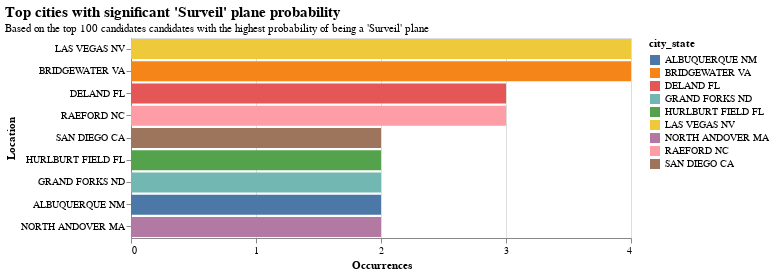

Notebook source saved alongside this figure:
### Code cell
c5 = cities.groupby("city_state").filter(lambda x: len(x) >= 2)

alt.Chart(c5).mark_bar().encode(
    alt.Y("city_state:N", title="Location", sort="-x"),
    alt.X("count(city_state)",axis=alt.Axis(tickMinStep=1),title="Occurrences"), color="city_state",).properties(title = {
        "text":  "Top cities with significant 'Surveil' plane probability",
        "subtitle": "Based on the top 100 candidates candidates with the highest probability of being a 'Surveil' plane"
        }).configure_title(
      fontSize = 15, 
      anchor = "start", 
      subtitleFontSize = 11).properties(width=500,height=200)

### Figure 1 — Vega-Lite specification as saved in the notebook (floating-point values rounded to 4 significant figures)
{"config": {"view": {"continuousWidth": 400, "continuousHeight": 300}, "title": {"anchor": "start", "fontSize": 15, "subtitleFontSize": 11}}, "data": {"name": "data-991ac1192a530d9bc201ac3b97a0481d"}, "mark": "bar", "encoding": {"color": {"type": "nominal", "field": "city_state"}, "x": {"type": "nominal", "aggregate": "count", "axis": {"tickMinStep": 1}, "field": "city_state", "title": "Occurrences"}, "y": {"type": "nominal", "field": "city_state", "sort": "-x", "title": "Location"}}, "height": 200, "title": {"text": "Top cities with significant 'Surveil' plane probability", "subtitle": "Based on the top 100 candidates candidates with the highest probability of being a 'Surveil' plane"}, "width": 500, "$schema": "https://vega.github.io/schema/vega-lite/v4.8.1.json", "datasets": {"data-991ac1192a530d9bc201ac3b97a0481d": [{"reg": "N3950M", "name": "SCIFLY LLC", "CITY": "SAN DIEGO", "STATE": "CA", "adshex": "A497C0", "observations": 10250.0, "predicted_type": "surveil", "proabibility_of_spy_plane": 0.968, "proabibility_of_other_plane": 0.032, "city_state": "SAN DIEGO CA"}, {"reg": "N723AR", "name": "TWIN OTTER INTERNATIONAL LTD", "CITY": "LAS VEGAS", "STATE": "NV", "adshex": "A9AEC1", "observations": 4547.0, "predicted_type": "surveil", "proabibility_of_spy_plane": 0.821, "proabibility_of_other_plane": 0.179, "city_state": "LAS VEGAS NV"}, {"reg": "N80R", "name": "DYNAMIC AVLEASE INC", "CITY": "BRIDGEWATER", "STATE": "VA", "adshex": "AAE0FB", "observations": 3101.0, "predicted_type": "surveil", "proabibility_of_spy_plane": 0.741, "proabibility_of_other_plane": 0.259, "city_state": "BRIDGEWATER VA"}, {"reg": "N40R", "name": "DYNAMIC AVLEASE INC", "CITY": "BRIDGEWATER", "STATE": "VA", "adshex": "A4ABBF", "observations": 10780.0, "predicted_type": "surveil", "proabibility_of_spy_plane": 0.694, "proabibility_of_other_plane": 0.306, "city_state": "BRIDGEWATER VA"}, {"reg": "N531MP", "name": "U S AIR FORCE SPECIAL OPERATIONS COMMAND", "CITY": "HURLBURT FIELD", "STATE": "FL", "adshex": "A6B545", "observations": 11190.0, "predicted_type": "surveil", "proabibility_of_spy_plane": 0.6735, "proabibility_of_other_plane": 0.3265, "city_state": "HURLBURT FIELD FL"}, {"reg": "N624TS", "name": "US AIR FORCE SPECIAL OPERATIONS COMMAND", "CITY": "HURLBURT FIELD", "STATE": "FL", "adshex": "A826D3", "observations": 12900.0, "predicted_type": "surveil", "proabibility_of_spy_plane": 0.666, "proabibility_of_other_plane": 0.334, "city_state": "HURLBURT FIELD FL"}, {"reg": "N101UV", "name": "VERTICAL AIR INC", "CITY": "DELAND", "STATE": "FL", "adshex": "A00A41", "observations": 20260.0, "predicted_type": "surveil", "proabibility_of_spy_plane": 0.6495, "proabibility_of_other_plane": 0.3505, "city_state": "DELAND FL"}, {"reg": "N435MT", "name": "SOUTHWEST AVIATION SOLUTIONS LLC", "CITY": "LAS VEGAS", "STATE": "NV", "adshex": "A536D6", "observations": 1722.0, "predicted_type": "surveil", "proabibility_of_spy_plane": 0.6325, "proabibility_of_other_plane": 0.3675, "city_state": "LAS VEGAS NV"}, {"reg": "N522ND", "name": "UNIVERSITY OF NORTH DAKOTA", "CITY": "GRAND FORKS", "STATE": "ND", "adshex": "A6918C", "observations": 979.0, "predicted_type": "surveil", "proabibility_of_spy_plane": 0.623, "proabibility_of_other_plane": 0.377, "city_state": "GRAND FORKS ND"}, {"reg": "N911ZZ", "name": "BERNALILLO COUNTY SHERIFF'S DEPT", "CITY": "ALBUQUERQUE", "STATE": "NM", "adshex": "AC9CB9", "observations": 9905.0, "predicted_type": "surveil", "proabibility_of_spy_plane": 0.623, "proabibility_of_other_plane": 0.377, "city_state": "ALBUQUERQUE NM"}, {"reg": "N477XP", "name": "PARACLETE AVIATION LLC", "CITY": "RAEFORD", "STATE": "NC", "adshex": "A5DD36", "observations": 5374.0, "predicted_type": "surveil", "proabibility_of_spy_plane": 0.6085, "proabibility_of_other_plane": 0.3915, "city_state": "RAEFORD NC"}, {"reg": "N90D", "name": "DYNAMIC AVLEASE INC", "CITY": "BRIDGEWATER", "STATE": "VA", "adshex": "AC6D1E", "observations": 558.0, "predicted_type": "surveil", "proabibility_of_spy_plane": 0.606, "proabibility_of_other_plane": 0.394, "city_state": "BRIDGEWATER VA"}, {"reg": "N87RM", "name": "DILKARA LEASING LLC", "CITY": "LAS VEGAS", "STATE": "NV", "adshex": "ABF580", "observations": 21190.0, "predicted_type": "surveil", "proabibility_of_spy_plane": 0.5985, "proabibility_of_other_plane": 0.4015, "city_state": "LAS VEGAS NV"}, {"reg": "N327BA", "name": "AEROPTIC LLC", "CITY": "NORTH ANDOVER", "STATE": "MA", "adshex": "A3886B", "observations": 1355.0, "predicted_type": "surveil", "proabibility_of_spy_plane": 0.5975, "proabibility_of_other_plane": 0.4025, "city_state": "NORTH ANDOVER MA"}, {"reg": "N478XP", "name": "PARACLETE AVIATION LLC", "CITY": "RAEFORD", "STATE": "NC", "adshex": "A5E0ED", "observations": 663.0, "predicted_type": "surveil", "proabibility_of_spy_plane": 0.591, "proabibility_of_other_plane": 0.409, "city_state": "RAEFORD NC"}, {"reg": "N505J", "name": "GLOBAL GEO MAPPING INC", "CITY": "ALBUQUERQUE", "STATE": "NM", "adshex": "A64D4B", "observations": 2462.0, "predicted_type": "surveil", "proabibility_of_spy_plane": 0.5905, "proabibility_of_other_plane": 0.4095, "city_state": "ALBUQUERQUE NM"}, {"reg": "N42Z", "name": "DYNAMIC AVLEASE INC", "CITY": "BRIDGEWATER", "STATE": "VA", "adshex": "A4FB85", "observations": 10180.0, "predicted_type": "surveil", "proabibility_of_spy_plane": 0.588, "proabibility_of_other_plane": 0.412, "city_state": "BRIDGEWATER VA"}, {"reg": "N820AB", "name": "VERTICAL AIR INC", "CITY": "DELAND", "STATE": "FL", "adshex": "AB30DD", "observations": 55660.0, "predicted_type": "surveil", "proabibility_of_spy_plane": 0.5875, "proabibility_of_other_plane": 0.4125, "city_state": "DELAND FL"}, {"reg": "N66AD", "name": "PARACLETE AVIATION LLC", "CITY": "RAEFORD", "STATE": "NC", "adshex": "A8B1E4", "observations": 1816.0, "predicted_type": "surveil", "proabibility_of_spy_plane": 0.574, "proabibility_of_other_plane": 0.426, "city_state": "RAEFORD NC"}, {"reg": "N221BN", "name": "VERTICAL AIR INC", "CITY": "DELAND", "STATE": "FL", "adshex": "A1E4DE", "observations": 39580.0, "predicted_type": "surveil", "proabibility_of_spy_plane": 0.567, "proabibility_of_other_plane": 0.433, "city_state": "DELAND FL"}, {"reg": "N727PX", "name": "OWENS RUSSELL A TRUSTEE", "CITY": "SAN DIEGO", "STATE": "CA", "adshex": "A9BEE8", "observations": 2122.0, "predicted_type": "surveil", "proabibility_of_spy_plane": 0.5535, "proabibility_of_other_plane": 0.4465, "city_state": "SAN DIEGO CA"}, {"reg": "N787GA", "name": "N787GA LLC", "CITY": "LAS VEGAS", "STATE": "NV", "adshex": "AAAB1E", "observations": 553.0, "predicted_type": "surveil", "proabibility_of_spy_plane": 0.5295, "proabibility_of_other_plane": 0.4705, "city_state": "LAS VEGAS NV"}, {"reg": "N574ND", "name": "UND AEROSPACE FOUNDATION", "CITY": "GRAND FORKS", "STATE": "ND", "adshex": "A75E75", "observations": 1437.0, "predicted_type": "surveil", "proabibility_of_spy_plane": 0.523, "proabibility_of_other_plane": 0.477, "city_state": "GRAND FORKS ND"}, {"reg": "N915WC", "name": "AEROPTIC LLC", "CITY": "NORTH ANDOVER", "STATE": "MA", "adshex": "ACAB35", "observations": 29390.0, "predicted_type": "surveil", "proabibility_of_spy_plane": 0.516, "proabibility_of_other_plane": 0.484, "city_state": "NORTH ANDOVER MA"}]}}
